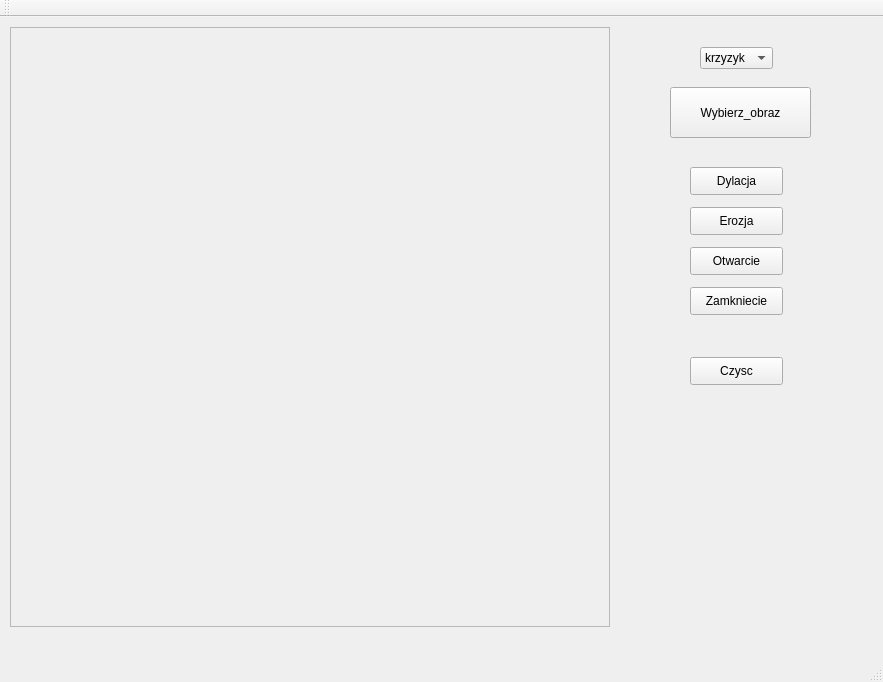
<?xml version="1.0" encoding="UTF-8"?>
<ui version="4.0">
 <class>MyWindow</class>
 <widget class="QMainWindow" name="MyWindow">
  <property name="geometry">
   <rect>
    <x>0</x>
    <y>0</y>
    <width>883</width>
    <height>682</height>
   </rect>
  </property>
  <property name="windowTitle">
   <string>MyWindow</string>
  </property>
  <widget class="QWidget" name="centralWidget">
   <widget class="QFrame" name="rysujFrame">
    <property name="geometry">
     <rect>
      <x>10</x>
      <y>10</y>
      <width>600</width>
      <height>600</height>
     </rect>
    </property>
    <property name="frameShape">
     <enum>QFrame::StyledPanel</enum>
    </property>
    <property name="frameShadow">
     <enum>QFrame::Raised</enum>
    </property>
   </widget>
   <widget class="QPushButton" name="pushButton">
    <property name="geometry">
     <rect>
      <x>670</x>
      <y>70</y>
      <width>141</width>
      <height>51</height>
     </rect>
    </property>
    <property name="text">
     <string>Wybierz_obraz</string>
    </property>
   </widget>
   <widget class="QPushButton" name="pushButton_2">
    <property name="geometry">
     <rect>
      <x>690</x>
      <y>150</y>
      <width>93</width>
      <height>28</height>
     </rect>
    </property>
    <property name="text">
     <string>Dylacja</string>
    </property>
   </widget>
   <widget class="QPushButton" name="pushButton_3">
    <property name="geometry">
     <rect>
      <x>690</x>
      <y>190</y>
      <width>93</width>
      <height>28</height>
     </rect>
    </property>
    <property name="text">
     <string>Erozja</string>
    </property>
   </widget>
   <widget class="QPushButton" name="pushButton_4">
    <property name="geometry">
     <rect>
      <x>690</x>
      <y>230</y>
      <width>93</width>
      <height>28</height>
     </rect>
    </property>
    <property name="text">
     <string>Otwarcie</string>
    </property>
   </widget>
   <widget class="QComboBox" name="Tryb_maski">
    <property name="geometry">
     <rect>
      <x>700</x>
      <y>30</y>
      <width>73</width>
      <height>22</height>
     </rect>
    </property>
    <item>
     <property name="text">
      <string>krzyzyk</string>
     </property>
    </item>
    <item>
     <property name="text">
      <string>kwadrat</string>
     </property>
    </item>
   </widget>
   <widget class="QPushButton" name="pushButton_5">
    <property name="geometry">
     <rect>
      <x>690</x>
      <y>270</y>
      <width>93</width>
      <height>28</height>
     </rect>
    </property>
    <property name="text">
     <string>Zamkniecie</string>
    </property>
   </widget>
   <widget class="QPushButton" name="pushButton_6">
    <property name="geometry">
     <rect>
      <x>690</x>
      <y>340</y>
      <width>93</width>
      <height>28</height>
     </rect>
    </property>
    <property name="text">
     <string>Czysc</string>
    </property>
   </widget>
  </widget>
  <widget class="QMenuBar" name="menuBar">
   <property name="geometry">
    <rect>
     <x>0</x>
     <y>0</y>
     <width>883</width>
     <height>26</height>
    </rect>
   </property>
  </widget>
  <widget class="QToolBar" name="mainToolBar">
   <attribute name="toolBarArea">
    <enum>TopToolBarArea</enum>
   </attribute>
   <attribute name="toolBarBreak">
    <bool>false</bool>
   </attribute>
  </widget>
  <widget class="QStatusBar" name="statusBar"/>
 </widget>
 <layoutdefault spacing="6" margin="11"/>
 <resources/>
 <connections/>
</ui>
